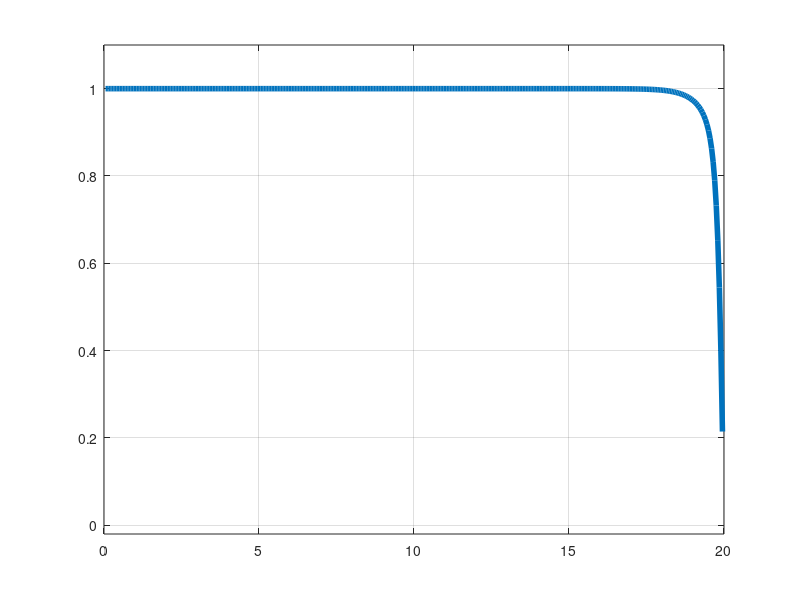

Write the MATLAB code that produced this figure.
% explicit solution of Fisher-KPP equation
% u_t = eps*u_xx + u - u^2,  u(0)=1, u(10)=0   (nonlinear).

% Grid and initial data:
eps = 0.01;
h = .05;
k = .4*h^2/eps;                 % try .4 -> .51
x = (0+h:h:20-h)';
% initial data: wave front
u = exp(-2*x) + 0.1*(abs(x-3)<1);

% Set-up for plot:
figure(1); clf;
plt = plot(x, u, 'linewidth', 4);
axis([0 20 -.02 1.1]), grid
hold on;

% Sparse matrix for finite difference operation:
N = length(x);
a = -2/h^2;
b = 1/h^2;
main = a*sparse(ones(N,1));
off  = b*sparse(ones(N-1,1));
L = diag(main) + diag(off,1) + diag(off,-1);

% vector for boundary conditions
bc = b*[1; zeros(N-1,1)];


Tf = 42;
numsteps = ceil(Tf/k);
%k = Tf/numsteps
Tf = k*numsteps;

disp('press <enter> to start'); pause
% Time-stepping:
for n=1:numsteps
  t = n*k;
  unew = u + k*(  eps*(L*u + bc) + (u-u.^2)  );
  u = unew;
  set(plt, 'ydata', u)
  drawnow
  %pause
end



